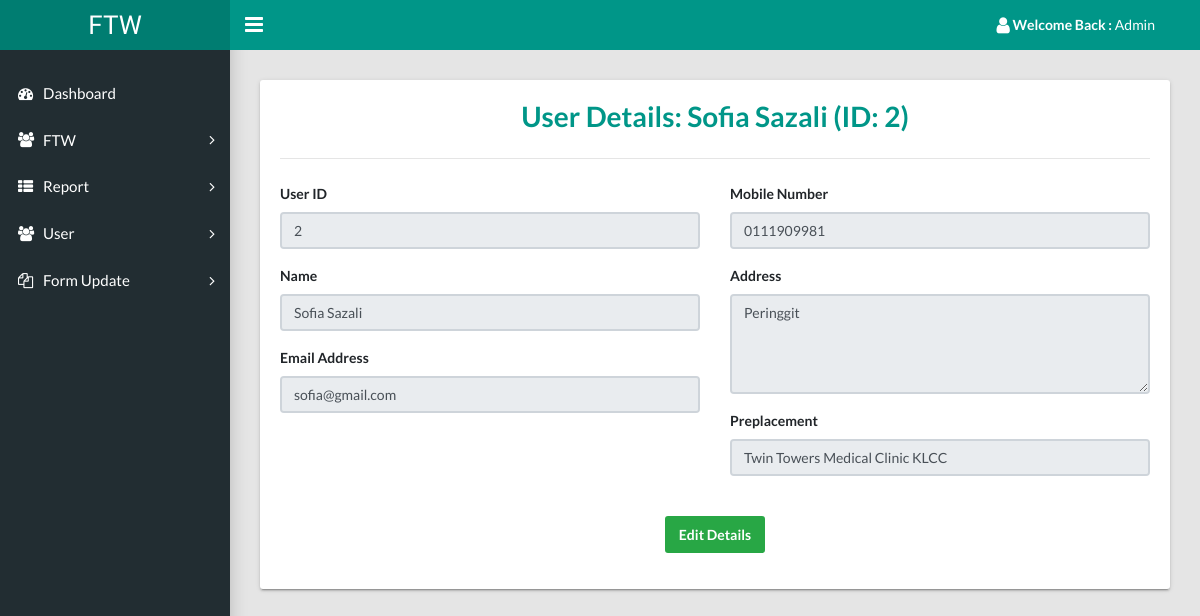
Page /FTW/admin/User/user-details.php?empid=2 on the committed database.
### tables this page shows
CREATE TABLE `tbluser` (
  `id` int(11) NOT NULL,
  `name` varchar(45) DEFAULT NULL,
  `email` varchar(45) DEFAULT NULL,
  `mobile` varchar(45) DEFAULT NULL,
  `address` varchar(200) DEFAULT NULL,
  `password` varchar(450) DEFAULT NULL,
  `create_date` timestamp NULL DEFAULT current_timestamp(),
  `placeid` int(11) DEFAULT NULL
);

CREATE TABLE `tblpreplacement` (
  `id` int(11) NOT NULL,
  `preplacement` varchar(45) DEFAULT NULL
);

### FTW/admin/User/user-details.php (the view, shortened to what this page needs)
<?php
include '../include/config.php';
$empid = $_GET['empid'];
$sql = "SELECT u.id, u.name, u.email, u.mobile, u.address, u.placeid, p.preplacement
        FROM tbluser u
        LEFT JOIN tblpreplacement p ON u.placeid = p.id
        WHERE u.id = :empid";
$query = $dbh->prepare($sql);
$query->bindParam(':empid', $empid, PDO::PARAM_STR);
$query->execute();
$results = $query->fetchAll(PDO::FETCH_OBJ);
?>
<!DOCTYPE html>
<html lang="en">
  <head>
    <link rel="stylesheet" type="text/css" href="../../css/main.css">
    <link rel="stylesheet" type="text/css" href="https://maxcdn.bootstrapcdn.com/font-awesome/4.7.0/css/font-awesome.min.css">
  </head>
  <body class="app sidebar-mini rtl">
    <?php include '../include/header.php'; ?>
    <?php include '../include/sidebar.php'; ?>
    <main class="app-content">
      <div class="row">
        <div class="col-md-12">
          <div class="tile">
            <div class="tile-body">
              <?php
              if($query->rowCount() > 0) {
                foreach($results as $result) {
              ?>
              <h2 class="text-center text-primary">User Details: <?php echo $result->name; ?> (ID: <?php echo $result->id; ?>)</h2>
              <hr class="my-4">
              <div class="row">
                <div class="col-md-6">
                  <div class="form-group">
                    <label for="empId" class="font-weight-bold">User ID</label>
                    <input type="text" class="form-control" id="empId" value="<?php echo $result->id; ?>" readonly>
                  </div>
                  <div class="form-group">
                    <label for="name" class="font-weight-bold">Name</label>
                    <input type="text" class="form-control" id="name" value="<?php echo $result->name; ?>" readonly>
                  </div>
                  <div class="form-group">
                    <label for="email" class="font-weight-bold">Email Address</label>
                    <input type="email" class="form-control" id="email" value="<?php echo $result->email; ?>" readonly>
                  </div>
                </div>
                <div class="col-md-6">
                  <div class="form-group">
                    <label for="mobile" class="font-weight-bold">Mobile Number</label>
                    <input type="text" class="form-control" id="mobile" value="<?php echo $result->mobile; ?>" readonly>
                  </div>
                  <div class="form-group">
                    <label for="address" class="font-weight-bold">Address</label>
                    <textarea class="form-control" id="address" rows="4" readonly><?php echo $result->address; ?></textarea>
                  </div>
                  <div class="form-group">
                    <label for="placeid" class="font-weight-bold">Preplacement</label>
                    <input type="text" class="form-control" id="placeid" value="<?php echo $result->preplacement; ?>" readonly>
                  </div>
                </div>
              </div>
              <div class="form-group text-center mt-4">
                <a href="edit-user.php?empid=<?php echo htmlentities($result->id);?>" class="btn btn-success">Edit Details</a>
              </div>
              <?php
                }
              } else {
                  echo "<p>No results found for EmpId: " . $empid . "</p>";
              }
              ?>
            </div>
          </div>
        </div>
      </div>
    </main>
  </body>
</html>

### rows in the picture
tbluser: name "Sofia Sazali", id "2", email "sofia@gmail.com", mobile "0111909981", address "Peringgit", preplacement "Twin Towers Medical Clinic KLCC"
